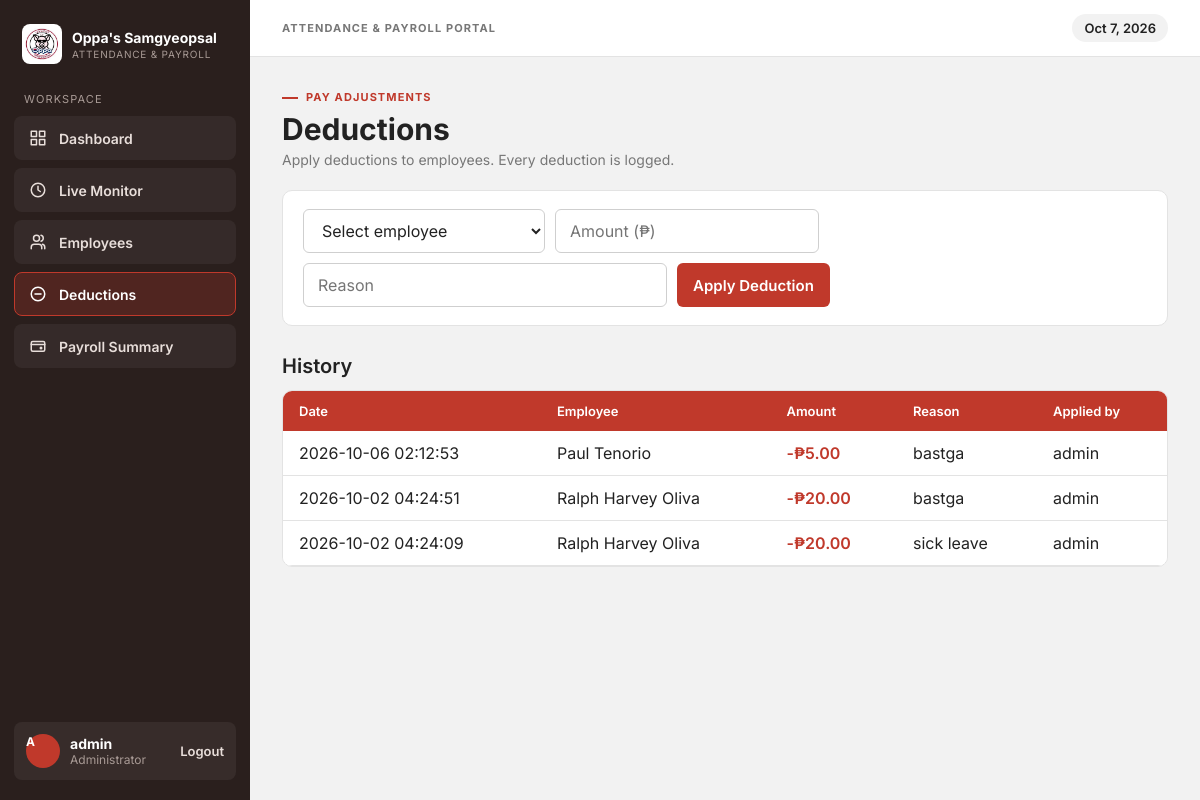
The app's page /admin/deductions.php (signed in) with its own data.
### tables this page shows
CREATE TABLE `deductions` (
  `id` int(11) NOT NULL,
  `employee_id` int(11) NOT NULL,
  `amount` decimal(10,2) NOT NULL,
  `reason` varchar(255) DEFAULT NULL,
  `applied_by` int(11) NOT NULL,
  `created_at` timestamp NOT NULL DEFAULT current_timestamp()
);

CREATE TABLE `employees` (
  `id` int(11) NOT NULL,
  `name` varchar(100) NOT NULL,
  `fingerprint_id` int(11) DEFAULT NULL,
  `hourly_rate` decimal(10,2) NOT NULL DEFAULT 0.00,
  `status` enum('active','inactive') DEFAULT 'active'
);

CREATE TABLE `users` (
  `id` int(11) NOT NULL,
  `username` varchar(50) NOT NULL,
  `password_hash` varchar(255) NOT NULL,
  `role` enum('admin','employee') NOT NULL,
  `employee_id` int(11) DEFAULT NULL,
  `is_active` tinyint(1) DEFAULT 1,
  `created_at` timestamp NOT NULL DEFAULT current_timestamp()
);

### admin/deductions.php (the view, shortened to what this page needs)
<?php
require '../db.php';
$history = $pdo->query("
    SELECT d.created_at, e.name, d.amount, d.reason, u.username
    FROM deductions d
    JOIN employees e ON e.id = d.employee_id
    JOIN users u ON u.id = d.applied_by
    ORDER BY d.created_at DESC, d.id DESC
    LIMIT 100
")->fetchAll();
$pageTitle = 'Deductions';
$active    = 'deductions';
$eyebrow   = 'Pay adjustments';
$subtitle  = 'Apply deductions to employees. Every deduction is logged.';
require '../includes/header.php';
?>
<form method="POST" class="card form-row" onsubmit="return confirm('Apply this deduction?');">
    <select name="employee_id" required>
        <option value="">Select employee</option>
    </select>
    <input type="number" step="0.01" min="0.01" name="amount" placeholder="Amount (₱)" required>
    <input type="text" name="reason" placeholder="Reason" maxlength="255" size="30" required>
    <button type="submit">Apply Deduction</button>
</form>
<h2>History</h2>
<?php if ($history): ?>
<div class="table-wrap">
    <table>
        <tr><th>Date</th><th>Employee</th><th>Amount</th><th>Reason</th><th>Applied by</th></tr>
        <?php foreach ($history as $h): ?>
        <tr>
            <td><?= htmlspecialchars($h['created_at']) ?></td>
            <td><?= htmlspecialchars($h['name']) ?></td>
            <td class="amount">-₱<?= number_format($h['amount'], 2) ?></td>
            <td><?= htmlspecialchars($h['reason']) ?></td>
            <td><?= htmlspecialchars($h['username']) ?></td>
        </tr>
        <?php endforeach; ?>
    </table>
</div>
<?php else: ?>
    <div class="empty">No deductions yet.</div>
<?php endif; ?>
<?php require '../includes/footer.php'; ?>

### includes/header.php (shortened to what this page needs)
<?php
$pageTitle = $pageTitle ?? 'Admin';
$active    = $active ?? '';
$eyebrow   = $eyebrow ?? '';
$subtitle  = $subtitle ?? '';
$nav = [
    'dashboard' => ['Dashboard', 'dashboard.php',
        '<rect x="3" y="3" width="7" height="7"/><rect x="14" y="3" width="7" height="7"/><rect x="14" y="14" width="7" height="7"/><rect x="3" y="14" width="7" height="7"/>'],
    'live' => ['Live Monitor', 'live.php',
        '<circle cx="12" cy="12" r="9"/><polyline points="12 7 12 12 15 14"/>'],
    'employees' => ['Employees', 'employees.php',
        '<path d="M17 21v-2a4 4 0 0 0-4-4H7a4 4 0 0 0-4 4v2"/><circle cx="10" cy="7" r="4"/><path d="M21 21v-2a4 4 0 0 0-3-3.87"/><path d="M16 3.13a4 4 0 0 1 0 7.75"/>'],
    'deductions' => ['Deductions', 'deductions.php',
        '<circle cx="12" cy="12" r="9"/><line x1="8" y1="12" x2="16" y2="12"/>'],
    'payroll' => ['Payroll Summary', 'payroll.php',
        '<rect x="3" y="6" width="18" height="13" rx="2"/><path d="M3 10h18"/><circle cx="16" cy="14.5" r="1"/>'],
];
?>
<!DOCTYPE html>
<html lang="en">
<head>
    <link rel="stylesheet" href="/attendance/assets/style.css">
</head>
<body>
<div class="app">
    <aside class="sidebar">
        <div class="sb-brand">
            <img src="/attendance/assets/images/logo.jpeg" alt="Logo" class="sb-logo-img">
            <div>
                <strong>Oppa's Samgyeopsal</strong>
                <span>ATTENDANCE &amp; PAYROLL</span>
            </div>
        </div>
        <div class="sb-label">WORKSPACE</div>
        <nav class="sb-nav">
            <?php foreach ($nav as $key => $item): ?>
                <a href="<?= $item[1] ?>" class="<?= $key === $active ? 'active' : '' ?>">
                    <svg viewBox="0 0 24 24"><?= $item[2] ?></svg>
                    <?= $item[0] ?>
                </a>
            <?php endforeach; ?>
        </nav>
        <div class="sb-user">
            <span class="avatar">A</span>
            <div>
                <strong>admin</strong>
                <span>Administrator</span>
            </div>
            <a href="../logout.php">Logout</a>
        </div>
    </aside>
    <div class="main">
        <div class="page-top">
            <span class="eyebrow">Attendance &amp; Payroll Portal</span>
            <span class="date-pill"><?= date('M j, Y') ?></span>
        </div>
        <div class="content">
            <div class="page-head">
                <?php if ($eyebrow): ?><span class="eyebrow"><?= htmlspecialchars($eyebrow) ?></span><?php endif; ?>
                <h1><?= htmlspecialchars($pageTitle) ?></h1>
                <?php if ($subtitle): ?><p><?= htmlspecialchars($subtitle) ?></p><?php endif; ?>
            </div>

### includes/footer.php
</div>
    </div>
</div>
</body>
</html>

### records on screen
deductions: created_at "2026-10-06 02:12:53", employee.name "Paul Tenorio", amount "5.00", reason "bastga", applied_by.username "admin"
deductions: created_at "2026-10-02 04:24:51", employee.name "Ralph Harvey Oliva", amount "20.00", reason "bastga", applied_by.username "admin"
deductions: created_at "2026-10-02 04:24:09", employee.name "Ralph Harvey Oliva", amount "20.00", reason "sick leave", applied_by.username "admin"

### other values on screen
$item[0] "Dashboard"
$item[0] "Live Monitor"
$item[0] "Employees"
$item[0] "Deductions"
$item[0] "Payroll Summary"
$eyebrow "PAY ADJUSTMENTS"
$pageTitle "Deductions"
$subtitle "Apply deductions to employees. Every deduction is logged."
